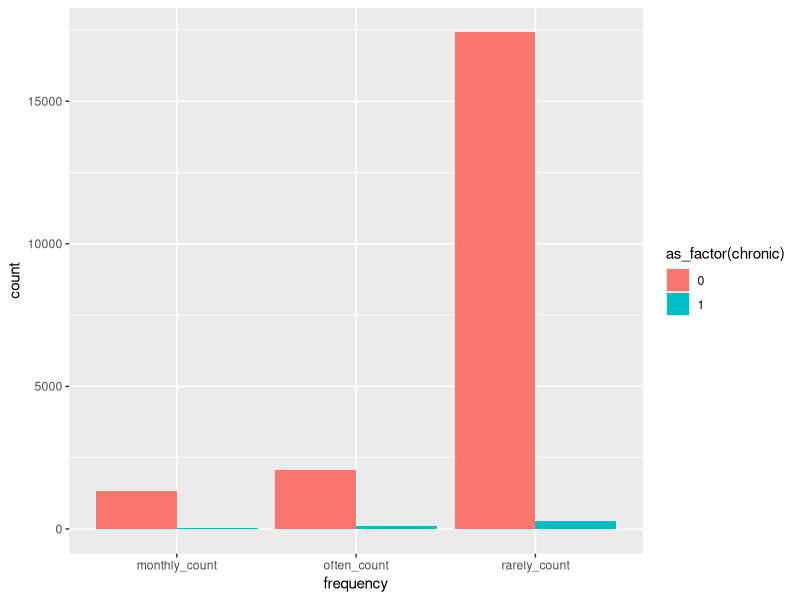

Recreate this plot in R. (Note: this script raises an error after producing the figure.)
## ---- chunk 1
knitr::opts_chunk$set(echo = FALSE)
## ---- chunk 2
# read in data
data <- read.csv("data.csv")

library(tidyverse)
library(broom)
## ---- chunk 3
model_simple <- glm(chronic ~ HRSLEEP + I(HRSLEEP^2) + depfreq_often + depfreq_monthly, data = data, family = binomial)

summary(model_simple)

# significant coefficients: all

# Results for simple model:
# sleep significant at 0.001 level, p-value = 0.000447
# sleep squared significant at 0.001 level, p-value = 2.05e-06
# depfreq_often significant at 0.001 level, p-value < 2e-16
# depfreq_monthly significant at 0.05 level, p-value = 0.011191
## ---- chunk 4
# New with transformed sleep, excluding interaction with the original sleep variable
# AIC score: 3297.7

model_full <- glm(chronic ~ HRSLEEP + I(HRSLEEP^2) + depfreq_often + depfreq_monthly + I(I(HRSLEEP^2)*depfreq_often) + I(I(HRSLEEP^2)*depfreq_monthly) + log(AGE) + SEX + BMI + activity_score + income_high + income_middle + race_asian + race_black + race_na, family = binomial, data = data)

summary(model_full)

# significant coefficients: sleep, sleep squared, depfreq_often, all covariates

# Results for full model:
# sleep significant at 0.05 level, p-value = 0.0317
# sleep squared significant at 0.05 level, p-value = 0.0149
# depfreq_often significant at 0.001 level, p-value = 1.40e-05
## ---- chunk 5
# Data 1: only women
data1 <- data %>% 
  filter(SEX == 1)

model_women <- glm(chronic ~ HRSLEEP + I(HRSLEEP^2) + depfreq_often + depfreq_monthly + I(I(HRSLEEP^2)*depfreq_often) + I(I(HRSLEEP^2)*depfreq_monthly) + log(AGE) + BMI + activity_score + income_high + income_middle + race_asian + race_black + race_na, family = binomial, data = data1)

summary(model_women)

# significant coefficients: depfreq_often, all covariates except race_na

# Results for women:
# depfreq_often significant at 0.01 level, p-value = 0.00145
## ---- chunk 6
# Data 2: only men
data2 <- data %>% 
  filter(SEX == 0)

model_men <- glm(chronic ~ HRSLEEP + I(HRSLEEP^2) + depfreq_often + depfreq_monthly + I(I(HRSLEEP^2)*depfreq_often) + I(I(HRSLEEP^2)*depfreq_monthly) + log(AGE) + BMI + activity_score + income_high + income_middle + race_asian + race_black + race_na, family = binomial, data = data2)

summary(model_men)

# significant coefficients: sleep, sleep squared, depfreq_often, most covariates

# Result for men:
# sleep significant at 0.05 level, p-value = 0.02085
# sleep squared significant at 0.05 level, p-value = 0.01464
# depfreq_often significant at 0.01 level, p-value = 0.00292
## ---- chunk 7
data2 <- data %>% 
  group_by(chronic) %>% 
  summarise(often_count = sum(depfreq_often),
            monthly_count = sum(depfreq_monthly),
            rarely_count = n() - (often_count + monthly_count)) %>% 
  pivot_longer(names_to = "frequency", values_to = "count", cols = -chronic)

ggplot(data2, aes(x = frequency, y = count, fill = as_factor(chronic))) +
  geom_col(position = "dodge")
## ---- chunk 8
## ERROR .se.fit does not exists
# code from Logistic Regression visualization practice activity 4/20/20
preds_full <- augment(x=model_full, type.predict = "response") %>%
  mutate(lci=`.fitted`-(1.96*`.se.fit`),
         uci=`.fitted`+(1.96*`.se.fit`)) %>%
  rename(prob=`.fitted`)

probs_full<- preds_full %>%
  select(prob,lci,uci, depfreq_often, depfreq_monthly, HRSLEEP, chronic)
## ---- chunk 9
# code from Logistic Regression visualizationpractice activity 4/20/20
probs_full <- probs_full %>%
  filter(HRSLEEP %in% c(4, 5, 6, 7, 8, 9, 10)) %>%
  group_by(HRSLEEP, depfreq_often) %>%
  mutate(depfreq_often2 = ifelse(depfreq_often == 1, "Often", "Rarely")) %>%
  slice(1)

ggplot(probs_full, aes(y = prob, x = HRSLEEP, color = as.factor(depfreq_often2))) +
      geom_pointrange(aes(ymin = lci, ymax = uci),
                      position = position_dodge(width = 3),
                      size = .75) +
        labs(title = "Probability of having Diabetes by Sleep and Depression",
          subtitle = "Model 1: Full Model",
          y = "Probability of having Diabetes", 
          x = "Hours of Sleep per Night",
          color = "Depression Frequency") +
        theme_bw()
## ---- chunk 10
# code from Logistic Regression visualization practice activity 4/20/20
preds_women <- augment(x=model_women, type.predict = "response") %>%
  mutate(lci=`.fitted`-(1.96*`.se.fit`),
         uci=`.fitted`+(1.96*`.se.fit`)) %>%
  rename(prob=`.fitted`)

probs_women <- preds_women %>%
  select(prob,lci,uci, depfreq_often, depfreq_monthly, HRSLEEP, chronic)

## ---- chunk 11
# code from Logistic Regression visualizationpractice activity 4/20/20
probs_women <- probs_women %>%
  filter(HRSLEEP %in% c(4, 5, 6, 7, 8, 9, 10)) %>%
  group_by(HRSLEEP, depfreq_often) %>%
  mutate(depfreq_often2 = ifelse(depfreq_often == 1, "Often", "Rarely")) %>%
  slice(1)

ggplot(probs_women, aes(y = prob, x = HRSLEEP, color = as.factor(depfreq_often2))) +
      geom_pointrange(aes(ymin = lci, ymax = uci),
                      position = position_dodge(width = 3),
                      size = .75) +
        labs(title = "Probability of having Diabetes by Sleep and Depression",
          subtitle = "Model 2: Women Only",
          y = "Probability of having Diabetes", 
          x = "Hours of Sleep per Night",
          color = "Depression Frequency") +
        theme_bw()
## ---- chunk 12
# code from Logistic Regression visualization practice activity 4/20/20
preds_men <- augment(x=model_men, type.predict = "response") %>%
  mutate(lci=`.fitted`-(1.96*`.se.fit`),
         uci=`.fitted`+(1.96*`.se.fit`)) %>%
  rename(prob=`.fitted`)

probs_men <- preds_men %>%
  select(prob,lci,uci, depfreq_often, depfreq_monthly, HRSLEEP, chronic)
## ---- chunk 13
# code from Logistic Regression visualizationpractice activity 4/20/20
probs_men <- probs_men %>%
  filter(HRSLEEP %in% c(4, 5, 6, 7, 8, 9, 10)) %>%
  group_by(HRSLEEP, depfreq_often) %>%
  mutate(depfreq_often2 = ifelse(depfreq_often == 1, "Often", "Rarely")) %>%
  slice(1)

ggplot(probs_men, aes(y = prob, x = HRSLEEP, color = as.factor(depfreq_often2))) +
      geom_pointrange(aes(ymin = lci, ymax = uci),
                      position = position_dodge(width = 3),
                      size = .75) +
        labs(title = "Probability of having Diabetes by Sleep and Depression",
          subtitle = "Model 3: Men Only",
          y = "Probability of having Diabetes",
          x = "Hours of Sleep per Night",
          color = "Depression Frequency") +
        theme_bw()
## ---- chunk 14
# code from Logistic Regression visualization practice activity 4/20/20
preds_simple <- augment(x=model_simple, type.predict = "response") %>%
  mutate(lci=`.fitted`-(1.96*`.se.fit`),
         uci=`.fitted`+(1.96*`.se.fit`)) %>%
  rename(prob=`.fitted`)

probs_simple <- preds_simple %>%
  select(prob,lci,uci, depfreq_often, depfreq_monthly, HRSLEEP, chronic)
## ---- chunk 15
# code from Logistic Regression visualizationpractice activity 4/20/20
probs_simple <- probs_simple %>%
  filter(HRSLEEP %in% c(4, 5, 6, 7, 8, 9, 10)) %>%
  group_by(HRSLEEP, depfreq_often) %>%
  mutate(depfreq_often2 = ifelse(depfreq_often == 1, "Often", "Rarely")) %>% 
  slice(1)

ggplot(probs_simple, aes(y = prob, x = HRSLEEP, color = as.factor(depfreq_often2))) +
      geom_pointrange(aes(ymin = lci, ymax = uci),
                      position = position_dodge(width = 3),
                      size = .75) +
        labs(
          title = "Probability of having Diabetes by Sleep and Depression",
          subtitle = "Model 4: Simple",
          y = "Probability of having Diabetes", 
          x = "Hours of Sleep per Night",
          color = "Depression Frequency") +
        theme_bw()
